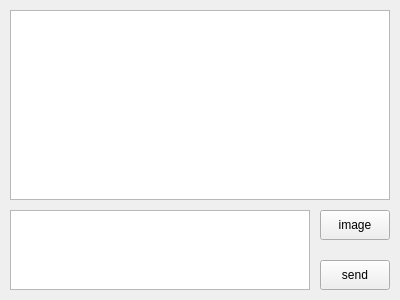
<?xml version="1.0" encoding="UTF-8"?>
<ui version="4.0">
 <class>Widget</class>
 <widget class="QWidget" name="Widget">
  <property name="geometry">
   <rect>
    <x>0</x>
    <y>0</y>
    <width>400</width>
    <height>300</height>
   </rect>
  </property>
  <property name="windowTitle">
   <string>Client</string>
  </property>
  <widget class="QTextEdit" name="textInput">
   <property name="geometry">
    <rect>
     <x>10</x>
     <y>210</y>
     <width>300</width>
     <height>80</height>
    </rect>
   </property>
  </widget>
  <widget class="QPushButton" name="btnSend">
   <property name="geometry">
    <rect>
     <x>320</x>
     <y>260</y>
     <width>70</width>
     <height>30</height>
    </rect>
   </property>
   <property name="text">
    <string>send</string>
   </property>
  </widget>
  <widget class="QPushButton" name="btnImage">
   <property name="geometry">
    <rect>
     <x>320</x>
     <y>210</y>
     <width>70</width>
     <height>30</height>
    </rect>
   </property>
   <property name="text">
    <string>image</string>
   </property>
  </widget>
  <widget class="QTextEdit" name="textMsg">
   <property name="geometry">
    <rect>
     <x>10</x>
     <y>10</y>
     <width>380</width>
     <height>190</height>
    </rect>
   </property>
  </widget>
 </widget>
 <layoutdefault spacing="6" margin="11"/>
 <resources/>
 <connections/>
</ui>
